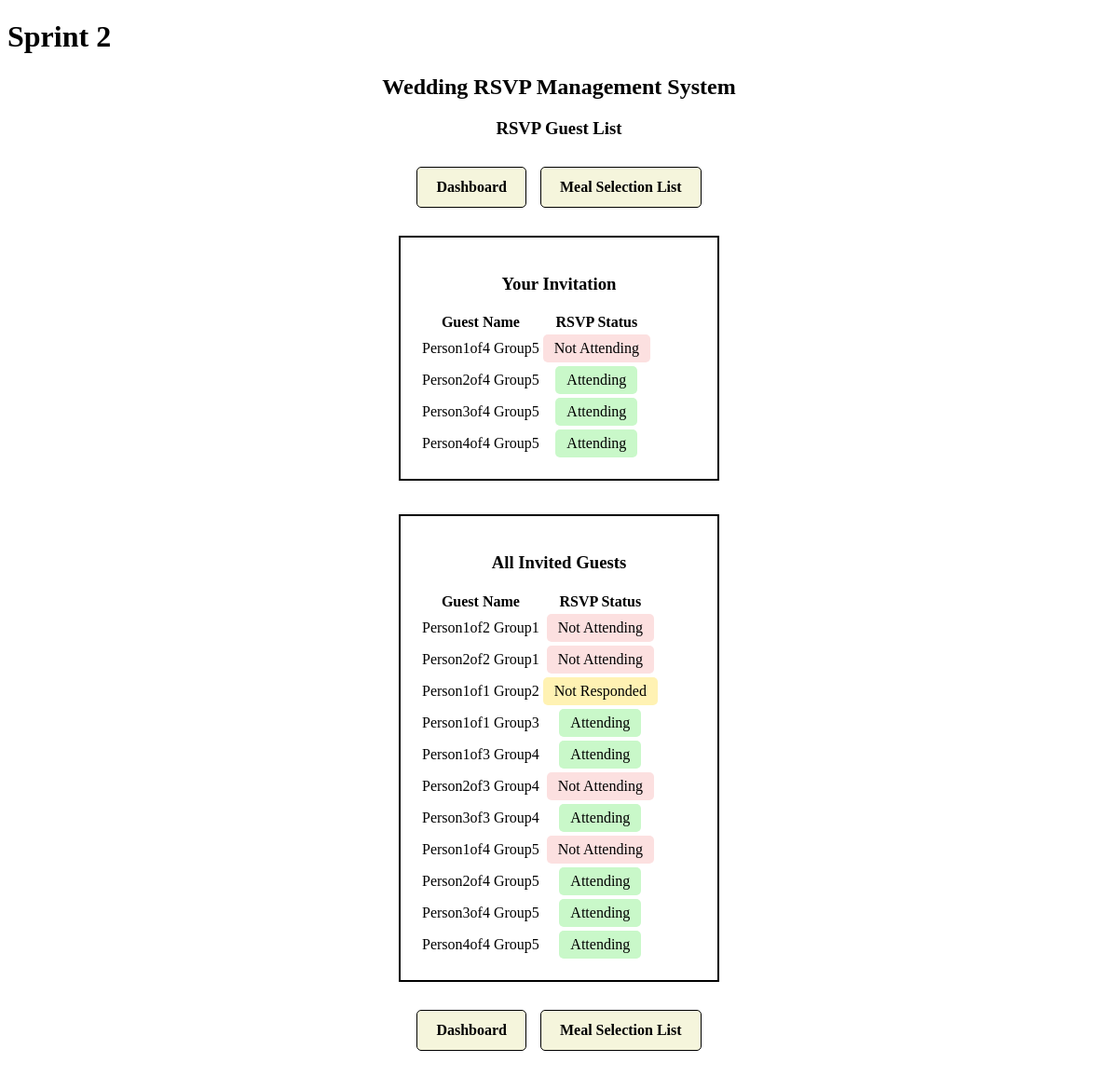
The page /rsvp_list/5 on the database its author committed.
### tables this page shows
CREATE TABLE "guests" (
    guest_id INTEGER PRIMARY KEY,
    invite_id INTEGER,
    first_name TEXT NOT NULL,
    last_name TEXT NOT NULL,
    rsvp_status TEXT DEFAULT 'Not Responded',
    FOREIGN KEY (invite_id) REFERENCES invites(invite_id)
);

### app.py (the view)
@app.route("/rsvp_list/<int:invite_id>")
def rsvp_list(invite_id):
    connection = sqlite3.connect(database)
    cursor = connection.cursor()
    cursor.execute(
        "SELECT first_name, last_name, rsvp_status FROM guests WHERE invite_id = ?",
        (invite_id,)
    )
    invitation_guests = cursor.fetchall()
    cursor.execute(
        "SELECT first_name, last_name, rsvp_status FROM guests"
    )
    all_guests = cursor.fetchall()
    connection.close()
    return render_template(
        "rsvp_list.html",
        invitation_guests=invitation_guests,
        all_guests=all_guests,
        invite_id=invite_id
    )

### templates/rsvp_list.html (shortened to what this page needs)
<!DOCTYPE html>
<html lang="en">
<head>
    <link rel="stylesheet" href="{{ url_for('static', filename='css/styles.css') }}">
</head>
<body>
    <h1>Sprint 2</h1>
    <h2>Wedding RSVP Management System</h2>
    <h3>RSVP Guest List</h3>
	<div class="nav">
		<a class="navButton" href="{{ url_for('dashboard', invite_id=invite_id) }}">
			Dashboard
		</a>
		<a class="navButton" href="{{ url_for('meal_list', invite_id=invite_id) }}">
			Meal Selection List
		</a>
	</div>
    <div class="form-box">
        <h3>Your Invitation</h3>
        <table class="guestTable">
            <tr>
                <th>Guest Name</th>
                <th>RSVP Status</th>
            </tr>
            {% for guest in invitation_guests %}
            <tr>
                <td>{{ guest[0] }} {{ guest[1] }}</td>
                <td>
                    <span class="rsvpStatus
                        {% if guest[2] == 'Attending' %}yes
                        {% elif guest[2] == 'Not Responded' %}wait
                        {% elif guest[2] == 'Not Attending' %}no
                        {% endif %}">
                        {{ guest[2] }}
                    </span>
                </td>
            </tr>
            {% endfor %}
        </table>
    </div>
    <br><br>
    <div class="form-box">
        <h3>All Invited Guests</h3>
        <table class="guestTable">
            <tr>
                <th>Guest Name</th>
                <th>RSVP Status</th>
            </tr>
            {% for guest in all_guests %}
            <tr>
                <td>{{ guest[0] }} {{ guest[1] }}</td>
                <td>
                    <span class="rsvpStatus
                        {% if guest[2] == 'Attending' %}yes
                        {% elif guest[2] == 'Not Responded' %}wait
                        {% elif guest[2] == 'Not Attending' %}no
                        {% endif %}">
                        {{ guest[2] }}
                    </span>
                </td>
            </tr>
            {% endfor %}
        </table>
    </div>
	<div class="nav">
		<a class="navButton" href="{{ url_for('dashboard', invite_id=invite_id) }}">
			Dashboard
		</a>
		<a class="navButton" href="{{ url_for('meal_list', invite_id=invite_id) }}">
			Meal Selection List
		</a>
	</div>
</body>
</html>

### static/css/styles.css (style rules this page uses)
.form-box { border: 2px solid black; width: 300px; padding: 20px; text-align: center; margin: 0 auto; }
h2, h3 { text-align: center; }
.nav { display: flex; justify-content: center; align-items: center; gap: 15px; margin: 30px 0; }
.navButton { display: inline-block; padding: 12px 20px; border-radius: 5px; border: 1px solid black; background-color: beige; color: black; text-decoration: none; cursor: pointer; font-weight: bold; }
.rsvpStatus { display: inline-block; padding: 6px 12px; border-radius: 5px; }
.rsvpStatus.yes { background-color: #c9f8c9; }
.rsvpStatus.wait { background-color: #fff2b3; }
.rsvpStatus.no { background-color: #fce0e0; }

### rows shown on the page
guests: first_name "Person1of4", last_name "Group5", rsvp_status "Not Attending"
guests: first_name "Person2of4", last_name "Group5", rsvp_status "Attending"
guests: first_name "Person3of4", last_name "Group5", rsvp_status "Attending"
guests: first_name "Person4of4", last_name "Group5", rsvp_status "Attending"
guests: first_name "Person1of2", last_name "Group1", rsvp_status "Not Attending"
guests: first_name "Person2of2", last_name "Group1", rsvp_status "Not Attending"
guests: first_name "Person1of1", last_name "Group2", rsvp_status "Not Responded"
guests: first_name "Person1of1", last_name "Group3", rsvp_status "Attending"
guests: first_name "Person1of3", last_name "Group4", rsvp_status "Attending"
guests: first_name "Person2of3", last_name "Group4", rsvp_status "Not Attending"
guests: first_name "Person3of3", last_name "Group4", rsvp_status "Attending"
